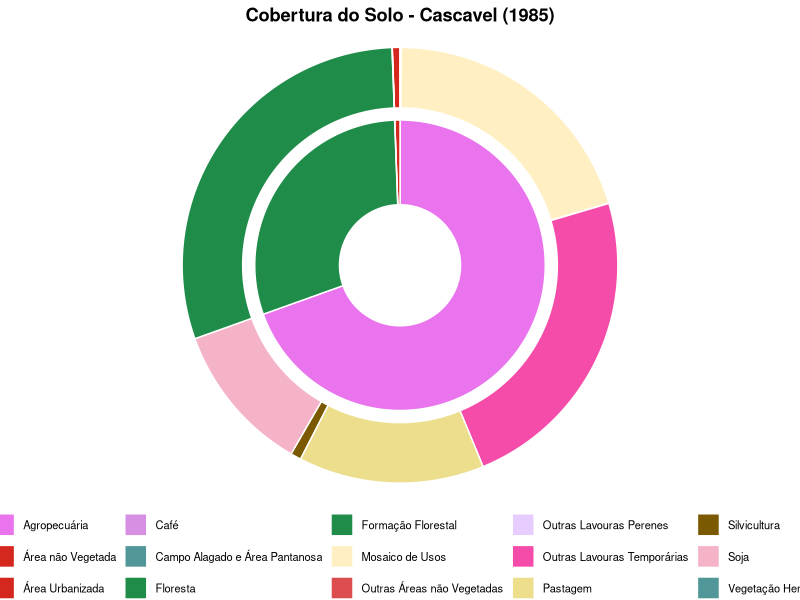

Write R code to recreate this figure.
# =============================================================================
# Gráfico de Pizza com Duas Camadas: Cobertura do Solo por Nível de Classificação
# =============================================================================
# Este script gera um gráfico do tipo pizza com duas camadas (donut chart),
# representando a proporção de usos e coberturas do solo classificados em dois níveis:
#   - Nível 1 (N1): categorias mais amplas
#   - Nível 4 (N4): subcategorias mais detalhadas
#
# Aplicado ao município de Cascavel no ano de 1985.
#
# Contato: cardoso.mvs@gmail.com, taciarahorst@professoes.utfpr.edu.br
# Requisitos: R + pacotes ggplot2, ggforce, dplyr
# Reproduzir com:
#   install.packages(c("ggplot2", "ggforce", "dplyr"))
#
# -----------------------------------------------------------------------------

# Carregar pacotes necessários
library(ggplot2)
library(ggforce)
library(dplyr)

# -----------------------------------------------------------------------------
# Definição dos dados
# -----------------------------------------------------------------------------
dados <- data.frame(
  cobertura_n4 = c("Café", "Campo Alagado e Área Pantanosa", "Formação Florestal", 
                   "Mosaico de Usos", "Outras Lavouras Perenes", "Outras Lavouras Temporárias", 
                   "Outras Áreas não Vegetadas", "Pastagem", "Silvicultura", "Soja", "Área Urbanizada"),
  area_ha_n4 = c(1045.911115, 37.43979572, 331433.3318, 225103.4011, 297.3369469, 
                 259021.3063, 170.5657336, 152715.083, 8803.405075, 124133.6455, 6283.767102),
  cobertura_n1 = c("Agropecuária", "Vegetação Herbácea e Arbustiva", "Floresta", 
                   "Agropecuária", "Agropecuária", "Agropecuária", "Área não Vegetada", 
                   "Agropecuária", "Agropecuária", "Agropecuária", "Área não Vegetada")
)

# -----------------------------------------------------------------------------
# Definição das cores para cada categoria (N1 e N4)
# -----------------------------------------------------------------------------
cores <- c(
  # N1 (nível mais amplo)
  "Agropecuária" = "#E974ED", 
  "Vegetação Herbácea e Arbustiva" = "#519799",
  "Floresta" = "#1f8d49",
  "Área não Vegetada" = "#d4271e",
  
  # N4 (subcategorias detalhadas)
  "Café" = "#d68fe2",
  "Mosaico de Usos" = "#ffefc3",
  "Outras Lavouras Perenes" = "#e6ccff",
  "Outras Lavouras Temporárias" = "#f54ca9", 
  "Soja" = "#f5b3c8",
  "Pastagem" = "#edde8e",
  "Silvicultura" = "#7a5900",
  "Campo Alagado e Área Pantanosa" = "#519799",
  "Formação Florestal" = "#1f8d49",
  "Área Urbanizada" = "#d4271e",
  "Outras Áreas não Vegetadas" = "#db4d4f"
)

# -----------------------------------------------------------------------------
# Processar dados do Nível 1
# -----------------------------------------------------------------------------
dados_n1 <- dados %>%
  group_by(cobertura_n1) %>%
  summarise(area_ha = sum(area_ha_n4), .groups = "drop") %>%
  mutate(
    prop = area_ha / sum(area_ha),                      # proporção de cada classe
    start = cumsum(prop) * 2 * pi - prop * 2 * pi,      # ângulo inicial
    end = cumsum(prop) * 2 * pi                         # ângulo final
  )

# -----------------------------------------------------------------------------
# Processar dados do Nível 4 (subcategorias dentro de cada N1)
# -----------------------------------------------------------------------------
dados_n4 <- dados %>%
  group_by(cobertura_n1) %>%
  mutate(
    start_n1 = dados_n1$start[match(first(cobertura_n1), dados_n1$cobertura_n1)],
    range_n1 = dados_n1$end[match(first(cobertura_n1), dados_n1$cobertura_n1)] - start_n1,
    prop = area_ha_n4 / sum(area_ha_n4),
    start = start_n1 + cumsum(prop) * range_n1 - prop * range_n1,
    end = start_n1 + cumsum(prop) * range_n1
  ) %>%
  ungroup()

# -----------------------------------------------------------------------------
# Plotar gráfico de pizza em duas camadas com ggforce::geom_arc_bar
# -----------------------------------------------------------------------------
ggplot() +
  # Anel externo: categorias detalhadas (N4)
  geom_arc_bar(
    data = dados_n4,
    aes(x0 = 0, y0 = 0, r0 = 1.3, r = 1.8, start = start, end = end, fill = cobertura_n4),
    color = "white", size = 0.5
  ) +
  # Anel interno: categorias amplas (N1)
  geom_arc_bar(
    data = dados_n1,
    aes(x0 = 0, y0 = 0, r0 = 0.5, r = 1.2, start = start, end = end, fill = cobertura_n1),
    color = "white", size = 0.5
  ) +
  scale_fill_manual(values = cores, name = "Categorias") +
  coord_equal() +
  labs(title = "Cobertura do Solo - Cascavel (1985)") +
  theme_void() +
  theme(
    plot.title = element_text(hjust = 0.5, face = "bold"),
    legend.position = "bottom",
    legend.text = element_text(size = 8)
  )
